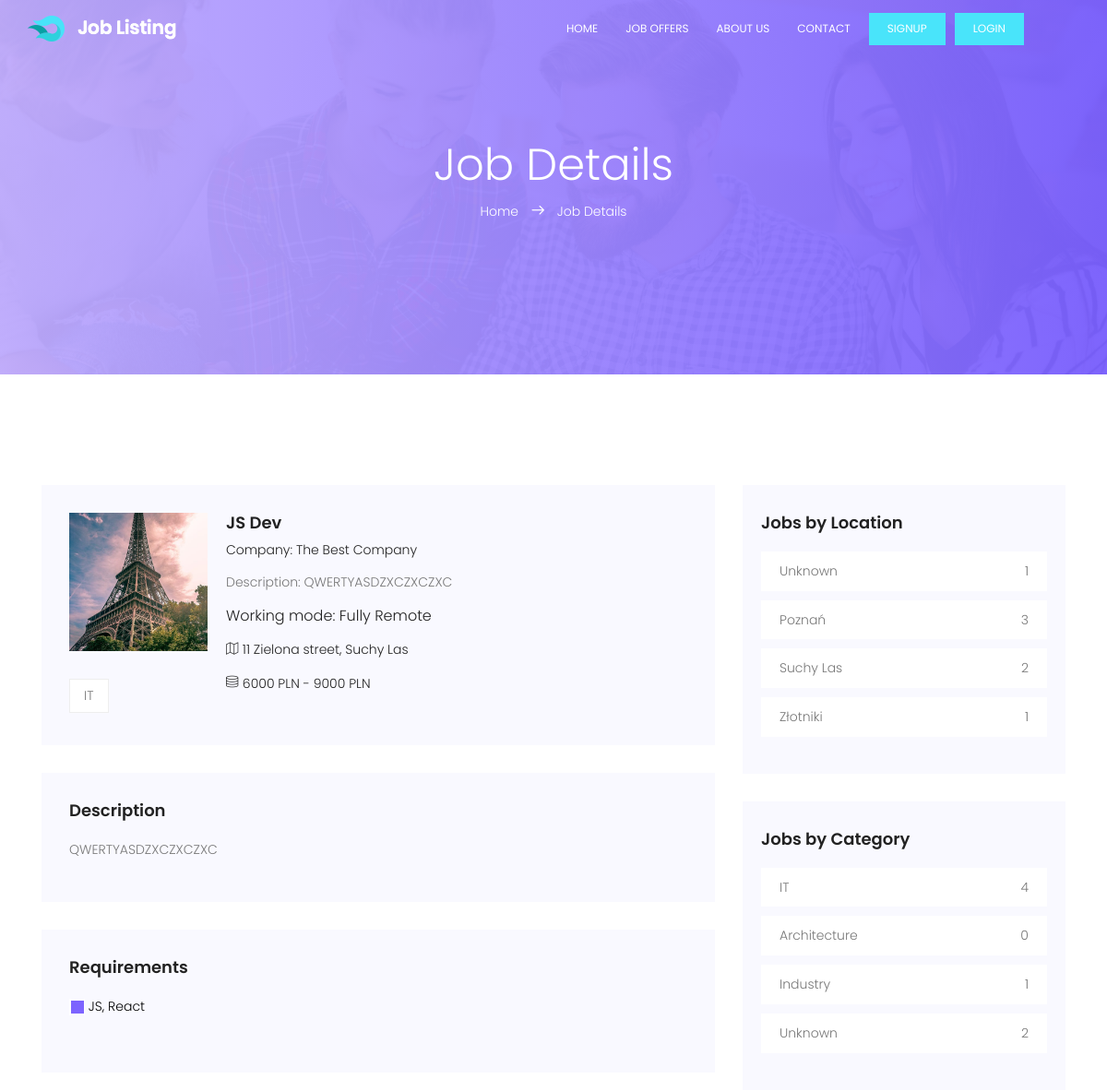
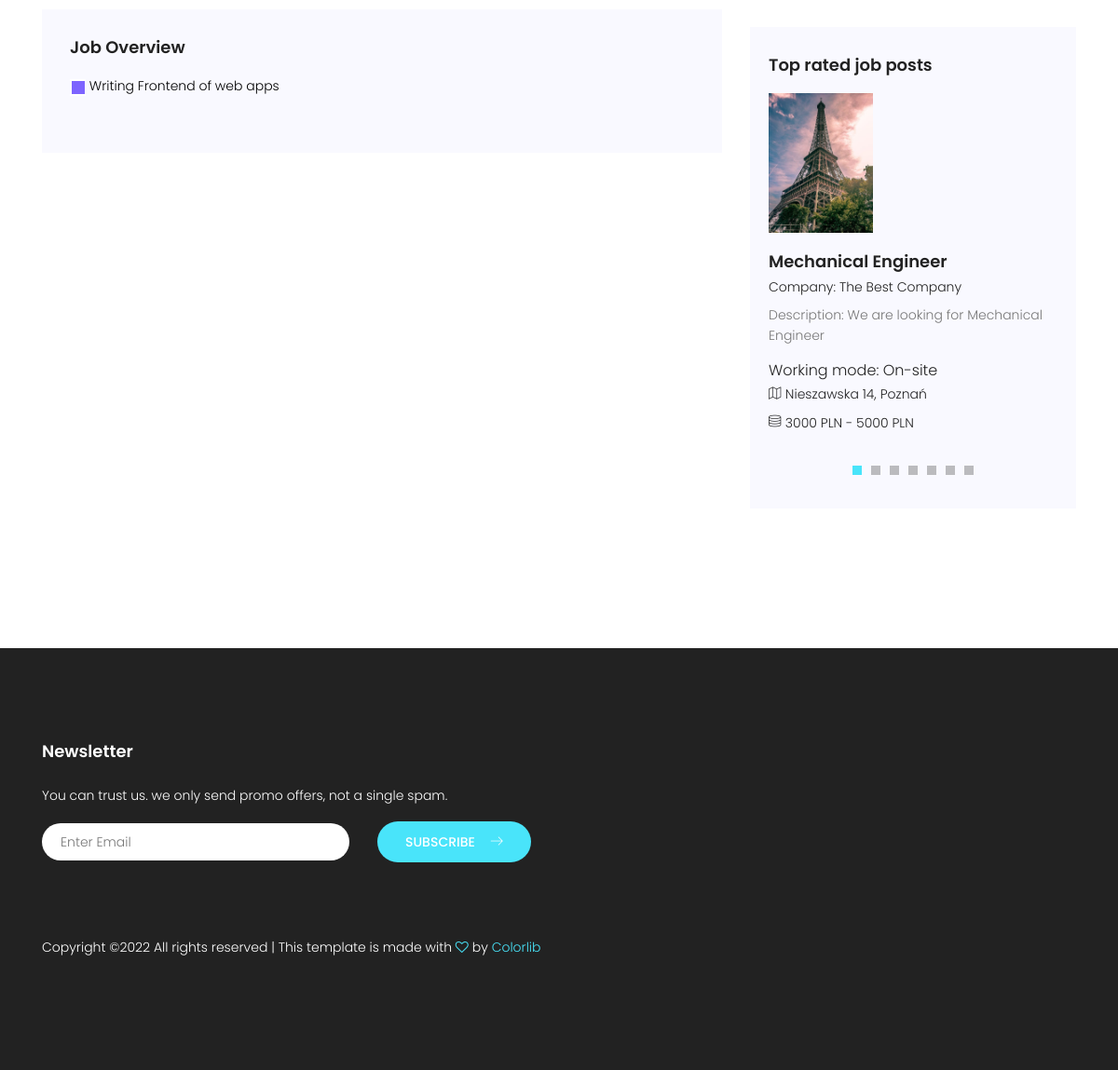
The page /offer/2/ on the database its author committed (2 pictures, top to bottom).
### base/models.py (models this page shows, shortened)
class JobOffer(models.Model):
    company = models.ForeignKey(Company, on_delete=models.CASCADE, null=True)
    branch = models.ForeignKey(
        Branch, on_delete=models.CASCADE, default=4, null=True)
    city = models.ForeignKey(
        City, on_delete=models.CASCADE, default=1, null=True)
    position = models.TextField(null=True, blank=True)
    working_mode = models.TextField(null=True, blank=True)
    description = models.TextField(null=True, blank=True)
    address = models.TextField(null=True, blank=True)
    min_salary = models.IntegerField(null=True)
    max_salary = models.IntegerField(null=True)
    currency = models.TextField(null=True, blank=True)
    requirements = models.TextField(null=True, blank=True)
    overview = models.TextField(null=True, blank=True)
    updated = models.DateTimeField(auto_now=True)
    created = models.DateTimeField(auto_now_add=True)
    class Meta:
        ordering = ['-updated', '-created']

class Company(AbstractUser):
    username = models.CharField(max_length=200, unique=True, null=True)
    company_name = models.CharField(max_length=200, null=True)
    description = models.TextField(null=True, blank=True)
    avatar = models.ImageField(null=True, default="avatar.svg")
    USERNAME_FIELD = 'username'
    REQUIRED_FIELDS = []

class Branch(models.Model):
    name = models.TextField(unique=True)
    def __str__(self):
        return str(self.name)

class City(models.Model):
    name = models.TextField(unique=True)
    def __str__(self):
        return str(self.name)

### base/views.py (the view)
# urls.py: path('offer/<str:pk>/', views.OfferView.as_view(), name="offer"),
class OfferView(TemplateView):
    template_name = 'base/single.html'
    def get_context_data(self, pk, **kwargs):
        context = super(OfferView, self).get_context_data(**kwargs)
        context['popular_job_offers'] = JobOffer.objects.all()
        if len(context['popular_job_offers']) > 10:
            context['popular_job_offers'] = context['popular_job_offers'][-10:]
        context['popular_categories'] = Branch.objects.all()[:7]
        context['popular_locations'] = City.objects.all()[:7]
        context['offer'] = JobOffer.objects.get(id=pk)
        return context

### base/templates/base/single.html
{% extends 'main.html' %}
{% load static %}
{% block content %}
<section class="banner-area relative" id="home">
	<div class="overlay overlay-bg"></div>
	<div class="container">
		<div class="row d-flex align-items-center justify-content-center">
			<div class="about-content col-lg-12">
				<h1 class="text-white">
					Job Details
				</h1>
				<p class="text-white link-nav"><a href="{% url 'home' %}">Home </a>  <span class="lnr lnr-arrow-right"></span>  <a href=""> Job Details</a></p>
			</div>
		</div>
	</div>
</section>
<section class="post-area section-gap">
	<div class="container">
		<div class="row justify-content-center d-flex">
			<div class="col-lg-8 post-list">
				<div class="single-post d-flex flex-row">
					<div class="thumb" style="margin-right: 20px;">
						<img class="offer-img" src="{{offer.company.avatar.url}}" alt="">
						<ul class="tags">
							<li>
								{{offer.branch}}
							</li>
						</ul>
					</div>
					<div class="details">
						<div class="title d-flex flex-row justify-content-between">
							<div class="titles">
								<h4>{{offer.position}}</h4>
								<h6>Company: {{offer.company.company_name}}</h6>
							</div>
						</div>
						<p>
							Description: {{offer.description}}
						</p>
						<h5>Working mode:
							{% if offer.working_mode %}
							{{offer.working_mode}}
							{% else %}
							Unknown
							{% endif %}
						</h5>
						<p class="address"><span class="lnr lnr-map"></span> {{offer.address}}, {{offer.city}}</p>
						<p class="address"><span class="lnr lnr-database"></span> {{offer.min_salary}} {{offer.currency}} - {{offer.max_salary}} {{offer.currency}}</p>
					</div>
				</div>
				<div class="single-post job-details">
					<h4 class="single-title">Description</h4>
					<p>
						{{offer.description}}
					</p>
				</div>
				<div class="single-post job-experience">
					<h4 class="single-title">Requirements</h4>
					<ul>
						<li>
							<img src="{% static 'img/pages/list.jpg' %}" alt="">
							<span>{{offer.requirements}}</span>
						</li>
					</ul>
				</div>
				<div class="single-post job-experience">
					<h4 class="single-title">Job Overview</h4>
					<ul>
						<li>
							<img src="{% static 'img/pages/list.jpg' %}" alt="">
							<span>{{offer.overview}}</span>
						</li>
					</ul>
				</div>
			</div>
			<div class="col-lg-4 sidebar">
				{% include 'base/jobs_by_location_component.html' %}
				{% include 'base/jobs_by_category_component.html' %}
				{% include 'base/top_rated_component.html' %}
			</div>
		</div>
	</div>
</section>
{% endblock content %}

### base/templates/base/jobs_by_location_component.html
{% load static %}
<div class="single-slidebar">
    <h4>Jobs by Location</h4>
    <ul class="cat-list">
        {% for location in popular_locations %}
        <li><a class="justify-content-between d-flex" href="{% url 'jobs' %}?l={{location.name|urlencode}}"><p>{{location}}</p><span>{{location.joboffer_set.all.count}}</span></a></li>
        {% endfor %}
    </ul>
</div>

### base/templates/base/jobs_by_category_component.html
{% load static %}
<div class="single-slidebar">
    <h4>Jobs by Category</h4>
    <ul class="cat-list">
        {% for category in popular_categories %}
        <li><a class="justify-content-between d-flex" href="{% url 'jobs' %}?c={{category.name|urlencode}}"><p>{{category}}</p><span>{{category.joboffer_set.all.count}}</span></a></li>
        {% endfor %}
    </ul>
</div>

### base/templates/base/top_rated_component.html
{% load static %}
<div class="single-slidebar">
    <h4>Top rated job posts</h4>
    <div class="active-relatedjob-carusel">
        {% for offer in popular_job_offers %}
        <div class="single-rated">
            <img class="offer-img" src="{{offer.company.avatar.url}}" alt="">
            <a href="{% url 'offer' offer.id %}"><h4>{{offer.position}}</h4></a>
            <h6>Company: {{offer.company.company_name}}</h6>
            <p>
                Description: {{offer.description}}
            </p>
            <h5>Working mode:
                {% if offer.working_mode %}
                {{offer.working_mode}}
                {% else %}
                Unknown
                {% endif %}
            </h5>
            <p class="address"><span class="lnr lnr-map"></span> {{offer.address}}, {{offer.city}}</p>
            <p class="address"><span class="lnr lnr-database"></span> {{offer.min_salary}} {{offer.currency}} - {{offer.max_salary}} {{offer.currency}}</p>
        </div>
        {% endfor %}
    </div>
</div>

### static/css/main.css (style rules this page uses)
body { color: #777777; font-family: "Poppins", sans-serif; font-size: 14px; font-weight: 300; line-height: 1.625em; position: relative; }
ol, ul { margin: 0; padding: 0; list-style: none; }
a { -webkit-transition: all 0.3s ease 0s; -moz-transition: all 0.3s ease 0s; -o-transition: all 0.3s ease 0s; transition: all 0.3s ease 0s; }
a, a:focus, a:hover { text-decoration: none; outline: 0; }
h1, h2, h3, h4, h5, h6 { font-family: "Poppins", sans-serif; color: #222222; line-height: 1.2em !important; margin-bottom: 0; margin-top: 0; font-weight: 600; }
h1, .h1 { font-size: 36px; }
h4, .h4 { font-size: 18px; }
h5, .h5 { font-size: 16px; }
h6, .h6 { font-size: 14px; color: #222222; }
.text-white { color: #fff; }
.relative { position: relative; }
.overlay { position: absolute; left: 0; right: 0; top: 0; bottom: 0; }
h1 { font-size: 36px; }
h4 { font-size: 18px; }
h5 { font-size: 16px; }
h6 { font-size: 14px; }
h1, h2, h3, h4, h5, h6 { line-height: 1.5em; }
.section-gap { padding: 120px 0; }
.p1-gradient-bg, .banner-area .overlay-bg, .sidebar .single-slidebar .cat-list li:hover, .callto-action-area, .single-price:hover .price-bottom, .single-service:hover, .submit-right, .submit-left, .contact-btns, .form-area .primary-btn { background-image: -moz-linear-gradient(0deg, #bfacff 0%, #795fff 100%); background-image: -webkit-linear-gradient(0deg, #bfacff 0%, #795fff 100%); background-image: -ms-linear-gradient(0deg, #bfacff 0%, #795fff 100%); }
.banner-area { background: url(../img/header-bg.jpg) center; background-size: cover; }
.banner-area .overlay-bg { opacity: .95; }
.post-list .single-post { padding: 30px; background-color: #f9f9ff; margin-bottom: 30px; }
.post-list .single-post h6 { margin-top: 10px; color: #222; font-size: 14px; font-weight: 300; margin-bottom: 15px; }
.post-list .single-post h5 { color: #222; font-weight: 300; margin-bottom: 15px; }
.post-list .single-post .address { color: #222; margin-bottom: 15px; }
.post-list .single-post .thumb .tags { margin-top: 30px; }
.post-list .single-post .thumb .tags li { margin-bottom: 5px; display: inline-block; background: #fff; border: 1px solid #eee; padding: 6px 15px; -webkit-transition: all 0.3s ease 0s; -moz-transition: all 0.3s ease 0s; -o-transition: all 0.3s ease 0s; transition: all 0.3s ease 0s; }
.sidebar .owl-carousel .owl-item img { width: auto !important; }
.sidebar .single-slidebar { background-color: #f9f9ff; padding: 30px 20px; margin-bottom: 30px; }
.sidebar .single-slidebar h4 { margin-bottom: 20px; }
.sidebar .single-slidebar .cat-list li { padding: 0px 10px; background-color: #fff; -webkit-transition: all 0.3s ease 0s; -moz-transition: all 0.3s ease 0s; -o-transition: all 0.3s ease 0s; transition: all 0.3s ease 0s; }
.sidebar .single-slidebar .cat-list p { margin-bottom: 0; }
.sidebar .single-slidebar .cat-list a { color: #777; padding: 10px; margin-bottom: 10px; }
.sidebar .single-rated img { margin-bottom: 20px; }
.sidebar .single-rated h4 { margin-bottom: 8px; }
.sidebar .single-rated h6 { font-weight: 300; margin-bottom: 10px; }
.sidebar .single-rated h5 { font-weight: 300; margin-bottom: 5px; }
.sidebar .single-rated .address { color: #222; margin-bottom: 8px; }
.link-nav { margin-top: 10px; }
.about-content { padding: 150px 0px; text-align: center; }
.about-content h1 { font-size: 48px; font-weight: 300; }
.about-content a { color: #fff; font-weight: 300; font-size: 14px; }
.about-content .lnr { margin: 0px 10px; font-weight: 600; }
.single-title { margin-bottom: 20px; }
.job-experience ul li { color: #49e4fa; margin-bottom: 30px; }
.job-experience ul li span { color: black; }
.single-post { margin-bottom: 30px; }
.single-post .tags { margin-top: 40px; }
.single-post .tags li { display: inline-block; }
.single-post .title h4 { margin-bottom: 10px; }
.offer-img { width: 150px; height: 150px; object-fit: cover; }

### rows shown on the page
JobOffer: company.avatar (picture), branch "IT", position "JS Dev", company.company_name "The Best Company", description "QWERTYASDZXCZXCZXC", working_mode "Fully Remote", address "11 Zielona street", city "Suchy Las", min_salary "6000", currency "PLN", max_salary "9000", requirements "JS, React", overview "Writing Frontend of web apps"
City: name "Unknown", joboffer_set.all.count "1"
City: name "Poznań", joboffer_set.all.count "3"
City: name "Suchy Las", joboffer_set.all.count "2"
City: name "Złotniki", joboffer_set.all.count "1"
Branch: name "IT", joboffer_set.all.count "4"
Branch: name "Architecture", joboffer_set.all.count "0"
Branch: name "Industry", joboffer_set.all.count "1"
Branch: name "Unknown", joboffer_set.all.count "2"
JobOffer: company.avatar (picture), position "Mechanical Engineer", company.company_name "The Best Company", description "We are looking for Mechanical Engineer", working_mode "On-site", address "Nieszawska 14", city "Poznań", min_salary "3000", currency "PLN", max_salary "5000"
